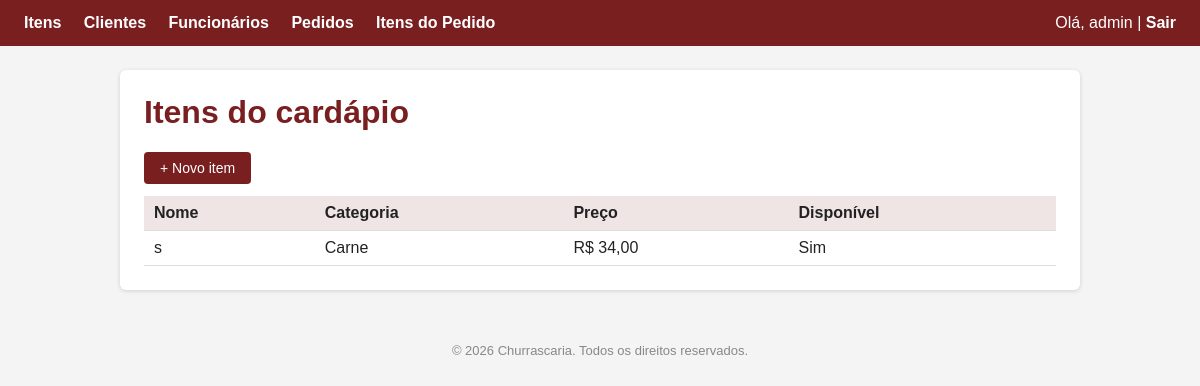
/itens/ (signed in), run on the app's committed database.
### item/models.py (models this page shows, shortened)
class Item(models.Model):
    CATEGORIA_CHOICES = [
        ('CARNE', 'Carne'),
        ('ACOMPANHAMENTO', 'Acompanhamento'),
        ('BEBIDA', 'Bebida'),
        ('SOBREMESA', 'Sobremesa'),
    ]
    nome = models.CharField(max_length=100)
    descricao = models.TextField(blank=True)
    preco = models.DecimalField(max_digits=8, decimal_places=2, validators=[MinValueValidator(0)])
    categoria = models.CharField(max_length=20, choices=CATEGORIA_CHOICES)
    disponivel = models.BooleanField(default=True)

### item/views.py (the view)
# urls.py: path('', RedirectView.as_view(pattern_name='item_list'), name='home'),
@login_required
@permission_required('item.view_item', raise_exception=True)
def item_list(request):
    itens = Item.objects.all().order_by('nome')
    return render(request, 'item/item_list.html', {'itens': itens})

### templates/item/item_list.html (shortened to what this page needs)
{% extends 'base.html' %}
{% block content %}
    <h1>Itens do cardápio</h1>
    {% if perms.item.add_item %}
    <a class="btn" href="{% url 'item_create' %}">+ Novo item</a>
    {% endif %}
    {% if itens %}
        <table>
            <tr>
                <th>Nome</th>
                <th>Categoria</th>
                <th>Preço</th>
                <th>Disponível</th>
            </tr>
            {% for item in itens %}
                <tr>
                    <td>{{ item.nome }}</td>
                    <td>{{ item.get_categoria_display }}</td>
                    <td>R$ {{ item.preco }}</td>
                    <td>{% if item.disponivel %}Sim{% else %}Não{% endif %}</td>
                </tr>
            {% endfor %}
        </table>
    {% else %}
        <p class="empty">Nenhum item cadastrado ainda.</p>
    {% endif %}
{% endblock %}

### templates/base.html (shortened to what this page needs)
{% load static %}
<!DOCTYPE html>
<html lang="pt-br">
<head>
    <link rel="stylesheet" href="{% static 'css/style.css' %}">
</head>
<body>
    {% block navbar %}
    <nav>
        {% if perms.item.view_item %}
            <a href="{% url 'item_list' %}">Itens</a>
        {% endif %}
        {% if perms.cliente.view_cliente %}
            <a href="{% url 'cliente_list' %}">Clientes</a>
        {% endif %}
        {% if perms.funcionario.view_funcionario %}
            <a href="{% url 'funcionario_list' %}">Funcionários</a>
        {% endif %}
        {% if perms.pedido.view_pedido %}
            <a href="{% url 'pedido_list' %}">Pedidos</a>
        {% endif %}
        {% if perms.itempedido.view_itempedido %}
            <a href="{% url 'itempedido_list' %}">Itens do Pedido</a>
        {% endif %}
        {% if user.is_authenticated %}
            <span style="color:#fff; float:right;">Olá, {{ user.username }} |
            <form action="{% url 'logout' %}" method="post" class="logout-form">
                <button type="submit" class="logout-link">Sair</button>
            </form></span>
        {% else %}
            <a href="{% url 'login' %}" style="float:right;">Entrar</a>
        {% endif %}
    </nav>
    {% endblock %}
    <div class="container">
        {% block content %}{% endblock %}
    </div>
    {% block footer %}
    <footer>
        <p>&copy; {% now "Y" %} Churrascaria. Todos os direitos reservados.</p>
    </footer>
    {% endblock %}
</body>
</html>

### static/css/style.css (style rules this page uses)
* { box-sizing: border-box; }
body { font-family: Arial, Helvetica, sans-serif; margin: 0; background: #f4f4f4; color: #222; }
footer { text-align: center; padding: 16px; color: #888; font-size: 13px; }
nav { background: #7a1f1f; padding: 14px 24px; }
nav a { color: #fff; text-decoration: none; margin-right: 18px; font-weight: bold; }
.container { max-width: 960px; margin: 24px auto; background: #fff; padding: 24px; border-radius: 6px; box-shadow: 0 1px 4px rgba(0,0,0,0.15); }
h1 { margin-top: 0; color: #7a1f1f; }
table { width: 100%; border-collapse: collapse; margin-top: 12px; }
th, td { text-align: left; padding: 8px 10px; border-bottom: 1px solid #ddd; }
th { background: #f0e5e5; }
.btn { display: inline-block; background: #7a1f1f; color: #fff; padding: 8px 16px; border-radius: 4px; text-decoration: none; border: none; cursor: pointer; font-size: 14px; }
.logout-form { display: inline; }
.logout-link { background: none; border: none; padding: 0; color: #fff; font-weight: bold; text-decoration: none; cursor: pointer; font-family: inherit; font-size: inherit; }

### data on the page
Item: nome "s", categoria "Carne", preco "34,00", disponivel "Sim"

### other printed values
{{ user.username }} "admin"
